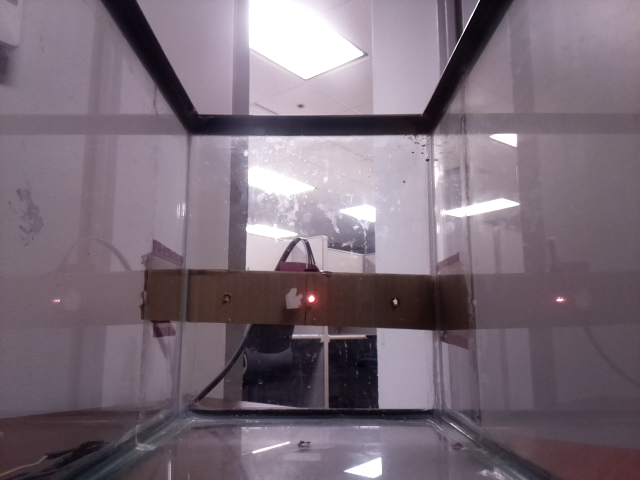
#> input picture optical/misc/led_mount.png, 640 x 480 px
$ python find.py
#> lines starting #> are read from the running program, lines starting #| are printed output that depends on the picture; after the words box and inside, x2 and y2 are one past the last pixel; in counts of white or black regions, pixels touching at a corner belong together
import cv2
from matplotlib import pyplot as plt
import numpy as np


def scl(image, s=2):
    return cv2.resize(image, (0, 0), fx=s, fy=s)


def process_image(fname):
#> called with fname = 'misc/led_mount.png'
    img = cv2.imread(fname, cv2.IMREAD_COLOR)
#> img is the input picture: shape (480, 640, 3); mean B, G, R 120.4, 109.4, 122.8
    # cv2.imshow('img', img)
    # cv2.waitKey()
    count = 1

    #crop the image
    img = img[110:430, 180:440]
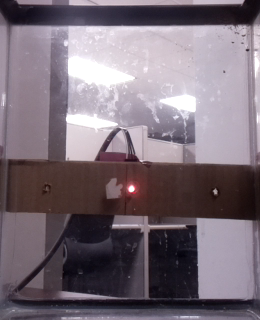
#> img: shape (320, 260, 3); mean B, G, R 119, 109.3, 121.5
    cv2.imshow('img', scl(img))
    cv2.imwrite('step_{}.jpg'.format(count), img)
    count += 1
    cv2.waitKey()

    # plt.imshow(img)
    # plt.show()

    # apply mask to isolate ROI
    roi = np.zeros(img.shape, np.uint8)
    roi[155:220, :] = img[155:220, :]
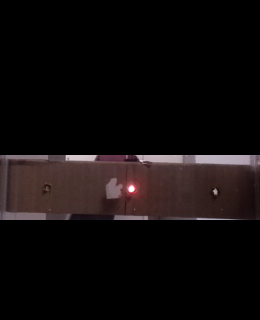
#> roi: shape (320, 260, 3); mean B, G, R 11.7, 11.6, 16.1

    cv2.imshow('img', scl(roi))
    cv2.imwrite('step_{}.jpg'.format(count), roi)
    count += 1

    cv2.waitKey()

    grayRoi = cv2.cvtColor(roi, cv2.COLOR_BGR2GRAY)
    ret, thresh = cv2.threshold(grayRoi, 250, 255, cv2.THRESH_BINARY)
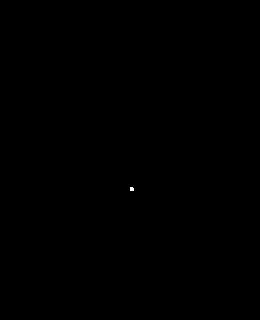
#> thresh: shape (320, 260); 0.02% white; 1 white region (1 under 20 px)

    cv2.imshow('img', scl(thresh))
    cv2.imwrite('step_{}.jpg'.format(count), thresh)
    count += 1
    cv2.waitKey()

    #find the largest contour in the mask
    contours, hierarchy = cv2.findContours(thresh, cv2.RETR_TREE, cv2.CHAIN_APPROX_SIMPLE)
#> contours = 1 item
    c = max(contours, key=cv2.contourArea)
#> c = [[130, 187], [130, 190], [133, 190], [133, 188], [132, 187]]

    # compute the center of the contour
    M = cv2.moments(c)
#> M = moments, m00 8.5, centre m10/m00, m01/m00 = (131.4, 188.6)
    cX = int(M["m10"] / M["m00"])
#> cX = 131
    cY = int(M["m01"] / M["m00"])
#> cY = 188

    cv2.circle(img, (cX, cY), 10, (0, 255, 0), 1)
#> img: shape (320, 260, 3); 0.07% of pixels changed, all inside (x1, y1, x2, y2) = (121, 178, 142, 199)
    font = cv2.FONT_HERSHEY_SIMPLEX

    bottomLeftCornerOfText = (cX+10, cY-10)
#> bottomLeftCornerOfText = (141, 178)
    fontScale = 0.5
    fontColor = (0, 255, 0)
    lineType = 2

    cv2.putText(img, str((cX, cY)),
            bottomLeftCornerOfText,
            font,
            fontScale,
            fontColor,
            1)
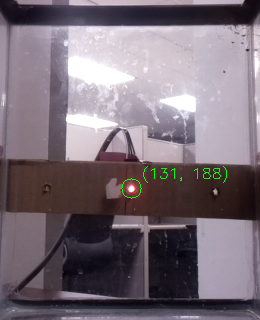
#> img: shape (320, 260, 3); mean B, G, R 118.9, 109.9, 121.3

    cv2.imshow('img', scl(img))
    cv2.imwrite('step_{}.jpg'.format(count), img)
    count += 1
    cv2.waitKey()
    cv2.destroyAllWindows()
    return (cX, cY) # return center of LED

def main():
    process_image('misc/led_mount.png')


if __name__ == '__main__':
    main()
